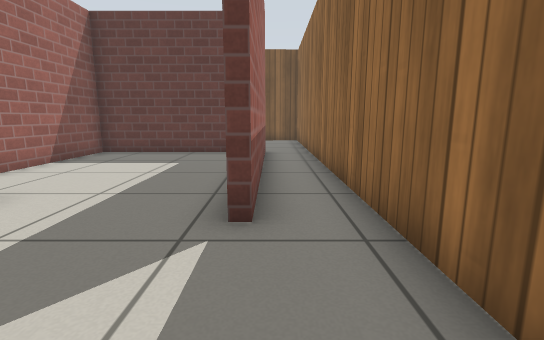
view 1 (above)

15 first-person views from a walk through a world built for the Gazebo simulator. The camera is 0.65 m above the floor, tilts 10° down and sees 85° across. The floor is counted in squares, 0.5 m on a side. Each view is taken from the middle of a square. On the plan, view 1 faces up. The plan holds only what a view shows up to about 13 squares ahead; the rest is blank. Simple patterns stand in for the simulator's built-in surfaces.

view 2
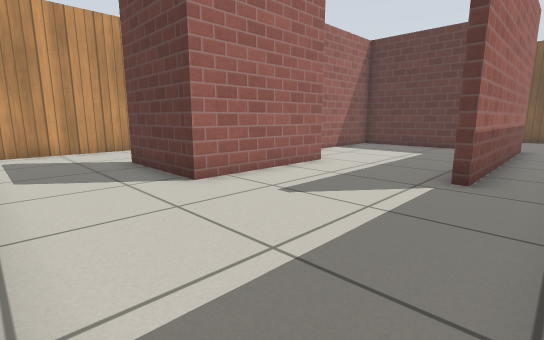

view 3
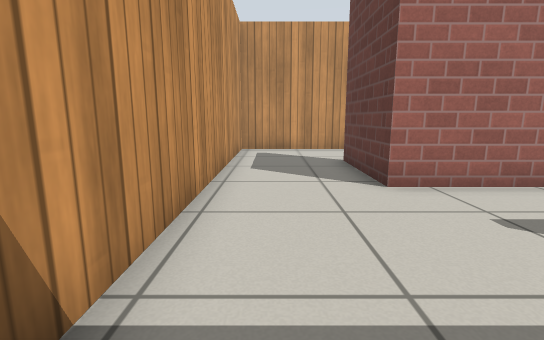

view 4
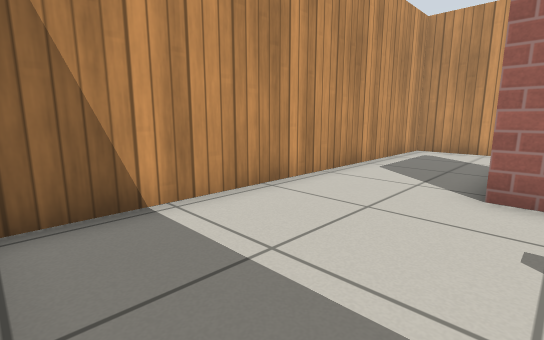

view 5
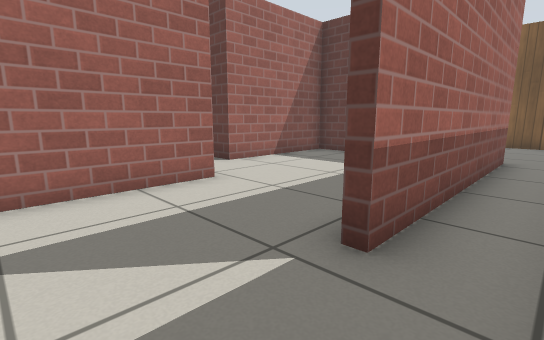

view 6
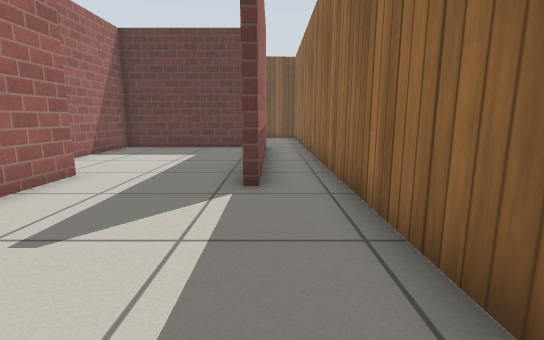

view 7
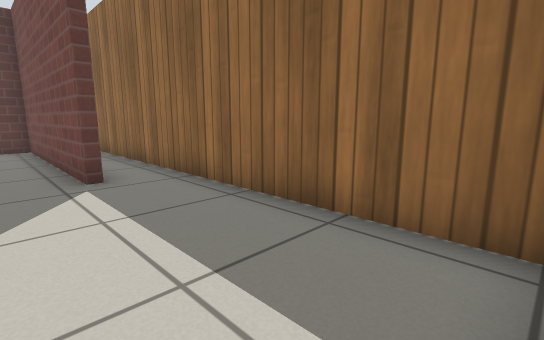

view 8
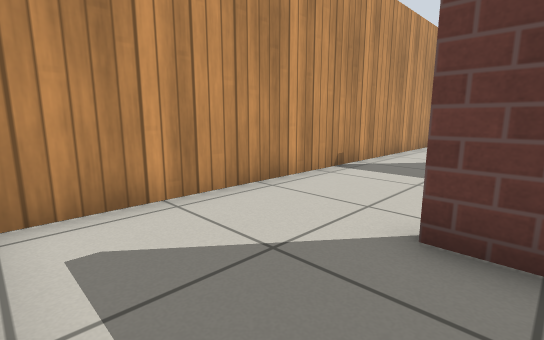

view 9
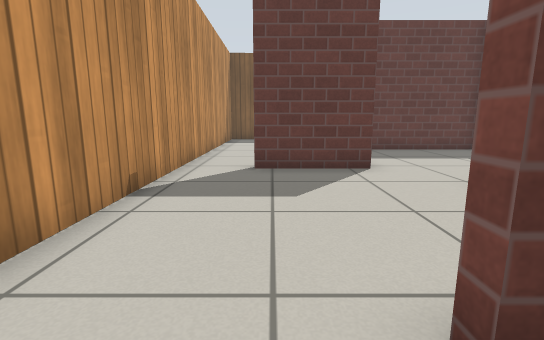

view 10
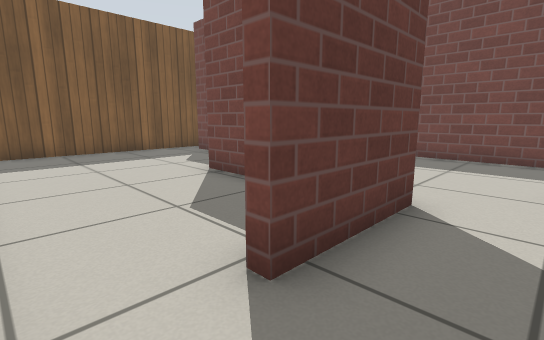

view 11
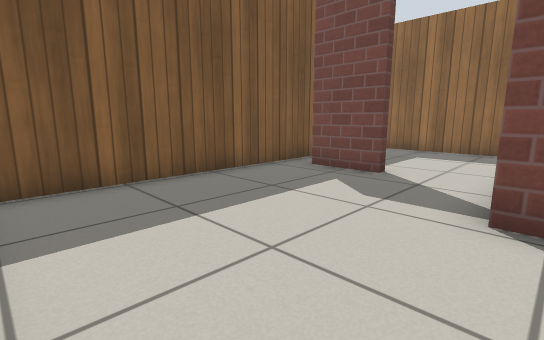

view 12
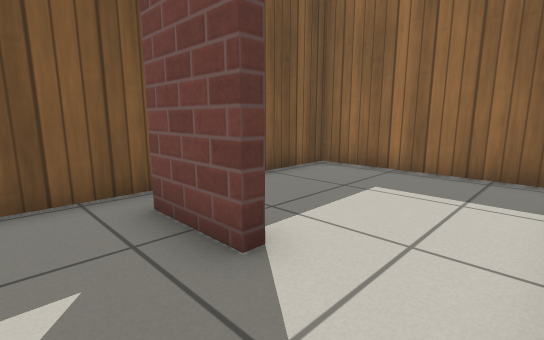

view 13
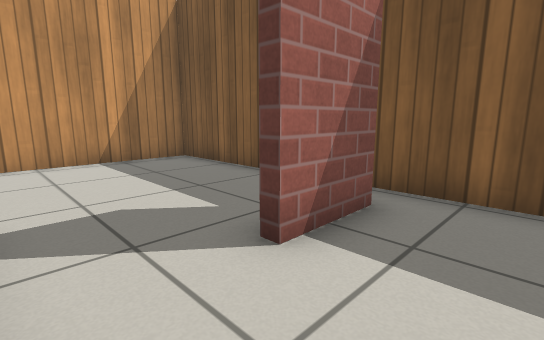

view 14
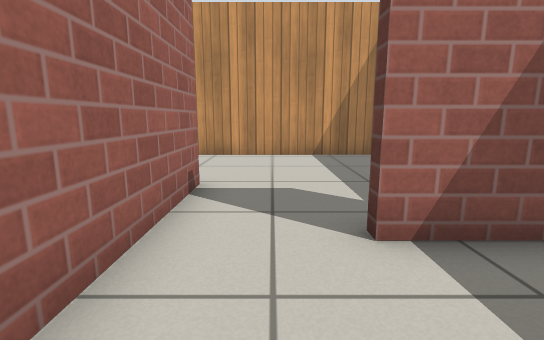

view 15
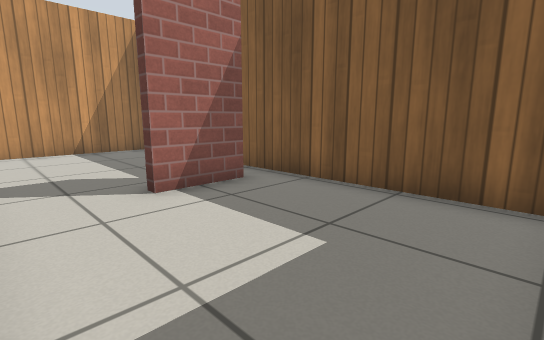

### Floor plan
Points are (right, up) in squares from view 1. A wall is a line through its corners. A room is listed if a view was taken in it or the views show most of it. See-through windows are left out.
Room 1 (views 1, 2, 3, 4, 5, 6, 7, 8, 9)
walls: (-4.5, 3.6) (-4.5, 0.2) (-8, 0.2); (1.5, -3) (1.5, 11.6); (-11.4, -0.6) (-11.4, -3.3) (1, -3.3); (-0.2, 11.6) (-0.2, 3.6) (-0.5, 3.6)
ways out: opening at (-9.5, 0) to room 2; opening at (0.5, 11) to room 4; opening at (-3, 4) to room 5
Room 2 (view 10)
walls: (-6.4, 6.6) (-9.5, 6.6); (-11.4, 7.4) (-11.4, -0.6)
ways out: opening at (-9.5, 0) to room 1; opening at (-10.5, 7) to room 3; opening at (-6, 5.3) to room 5
Room 3 (views 11, 12)
walls: (-6.7, 10) (-6.7, 11.6) (-3.6, 11.6); (-4, 14.1) (-4.3, 14.1) (-4.3, 16.1); (-4, 17.2) (-11.4, 17.1) (-11.4, 7.4)
ways out: opening at (-10.5, 7) to room 2; opening at (-4, 13) to room 4; gap at (-4, 16) to room 4
Room 4 (views 13, 14, 15)
walls: (1.5, 11.6) (1.5, 17.3) (-4, 17.2); (-3.6, 11.6) (-2.4, 11.6); (-4, 16.1) (-4, 14.1)
ways out: opening at (0.5, 11) to room 1; opening at (-4, 13) to room 3; gap at (-4, 16) to room 3
Room 5 (no view inside)
walls: (-4.5, 4.8) (-4.5, 3.6); (-0.5, 3.6) (-0.5, 11.3) (-6.4, 11.3) (-6.4, 6.6)
ways out: opening at (-3, 4) to room 1; opening at (-6, 5.3) to room 2

Positions as (right, up) in squares from view 1, and headings:
1: (0, 0), facing up
2: (1, -3), facing up-left
3: (1, -2), facing left
4: (1, 1), facing down-left
5: (1, 1), facing up-left
6: (0, -2), facing up
7: (-2, -3), facing up-right
8: (-7, -3), facing up-left
9: (-9, -1), facing up
10: (-11, 5), facing up-right
11: (-11, 11), facing up-right
12: (-6, 12), facing up-right
13: (-2, 12), facing up-left
14: (-1, 13), facing left
15: (1, 12), facing up-left
